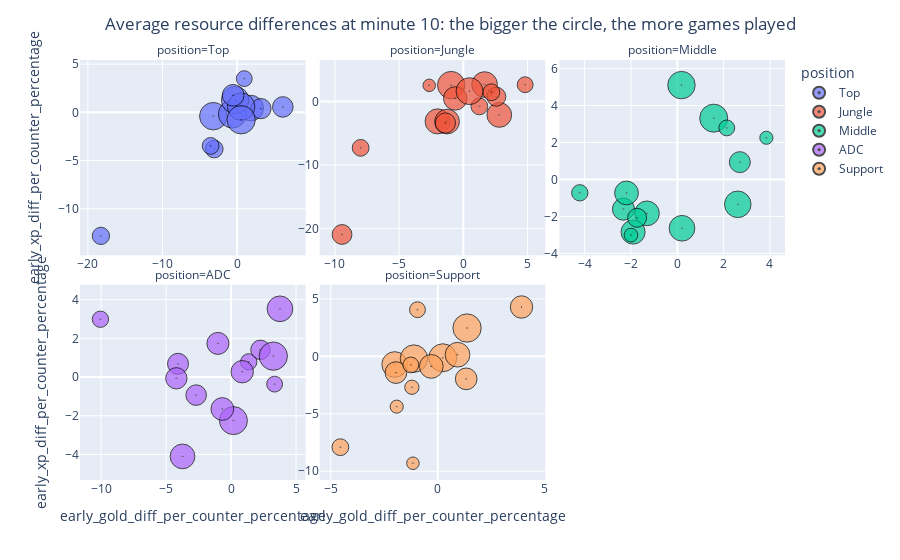

Source (notebook cell):
### Code cell
# Create basic fig
resource_diff_no_dash_fig = px.scatter(agg_all, x="early_gold_diff_per_counter_percentage", y="early_xp_diff_per_counter_percentage",
hover_name = "Player", hover_data=["Team", "games_played", "winrate%", "DPM_per_gold",
"Net_KP_per_gold"], size = "games_played",
facet_col='position', color = 'position', facet_col_wrap = 3,
category_orders = {"position": ["Top", "Jungle", "Middle", "ADC", "Support"]})


resource_diff_no_dash_fig.update_layout(title_text = 'Average resource differences at minute 10: the bigger the circle, the more games played', title_x = 0.5)
resource_diff_no_dash_fig.update_traces(marker=dict(symbol='circle-dot'), line=dict(width=2, color='Black'))
resource_diff_no_dash_fig.update_xaxes(matches=None)
resource_diff_no_dash_fig.for_each_xaxis(lambda xaxis: xaxis.update(showticklabels=True))
resource_diff_no_dash_fig.update_yaxes(matches=None)
resource_diff_no_dash_fig.for_each_yaxis(lambda yaxis: yaxis.update(showticklabels=True))

resource_diff_no_dash_fig.show()

### Figure 1 — Plotly figure (JSON) as saved in the notebook; plotly's stock layout.template omitted (floating-point values rounded to 4 significant figures)
{"data": [{"customdata": [["KT Rolster Challengers", 48, 37.5, 0.9429, 1.694], ["T1 Challengers", 42, 70.31, 1.042, 1.933], ["Hanwha Life Esports Challengers", 50, 51.66, 0.9878, 1.559], ["Fredit BRION Challengers", 19, 42, 1.022, 1.799], ["Fredit BRION Challengers", 20, 45, 0.9258, 1.7], ["Nongshim RedForce Challengers", 48, 50.34, 1.11, 1.99], ["Kwangdong Freecs Challengers", 18, 11, 1.142, 1.754], ["Kwangdong Freecs Challengers", 26, 58.5, 1.019, 1.554], ["DWG KIA Challengers", 27, 30.5, 1.267, 2.135], ["DRX Challengers", 48, 46.75, 0.9658, 1.916], ["Gen.G Challengers", 51, 63.25, 1.049, 1.898], ["Liiv SANDBOX Challengers", 16, 35.5, 0.8691, 1.864], ["Liiv SANDBOX Challengers", 30, 39.25, 1.135, 1.74]], "hovertemplate": "<b>%{hovertext}</b><br><br>position=Top<br>early_gold_diff_per_counter_percentage=%{x}<br>early_xp_diff_per_counter_percentage=%{y}<br>games_played=%{customdata[1]}<br>Team=%{customdata[0]}<br>winrate%=%{customdata[2]}<br>DPM_per_gold=%{customdata[3]}<br>Net_KP_per_gold=%{customdata[4]}<extra></extra>", "hovertext": ["Castle", "Roach", "Riss", "Lukalux", "TaNa", "DnDn", "Trap", "IlllIma", "Chasy", "Clear", "Lonely", "Howling", "Photon"], "legendgroup": "Top", "line": {"color": "Black", "width": 2}, "marker": {"color": "#636efa", "size": [48, 42, 50, 19, 20, 48, 18, 26, 27, 48, 51, 16, 30], "sizemode": "area", "sizeref": 0.1275, "symbol": "circle-dot"}, "mode": "markers", "name": "Top", "orientation": "v", "showlegend": true, "type": "scatter", "x": [-3.197, 1.814, -0.6352, -18.25, -3.075, -0.2701, -3.554, 3.193, 6.116, 0.5291, 0.5351, 0.9516, -0.539], "xaxis": "x4", "y": [-0.395, 0.4437, -0.1752, -12.81, -3.8, 1.276, -3.482, 0.3852, 0.5625, 0.5971, -0.7676, 3.5, 1.773], "yaxis": "y4"}, {"customdata": [["KT Rolster Challengers", 39, 37.5, 0.8301, 3.164], ["T1 Challengers", 42, 70.31, 0.8604, 2.928], ["Hanwha Life Esports Challengers", 40, 52.34, 0.7437, 2.139], ["Hanwha Life Esports Challengers", 10, 40, 0.9248, 2.803], ["Fredit BRION Challengers", 39, 43.5, 0.9551, 2.633], ["Nongshim RedForce Challengers", 25, 40, 0.748, 2.738], ["Nongshim RedForce Challengers", 23, 53, 0.9268, 2.713], ["Kwangdong Freecs Challengers", 18, 11, 0.8032, 3.562], ["Kwangdong Freecs Challengers", 26, 58.5, 0.9419, 2.83], ["DWG KIA Challengers", 18, 33, 0.9658, 2.936], ["DWG KIA Challengers", 18, 39, 0.9409, 2.926], ["DRX Challengers", 48, 46.75, 0.9355, 2.078], ["Gen.G Challengers", 35, 60.34, 0.9521, 3.066], ["Gen.G Challengers", 16, 76.5, 0.8955, 2.635], ["Liiv SANDBOX Challengers", 46, 40.5, 0.9468, 2.836]], "hovertemplate": "<b>%{hovertext}</b><br><br>position=Jungle<br>early_gold_diff_per_counter_percentage=%{x}<br>early_xp_diff_per_counter_percentage=%{y}<br>games_played=%{customdata[1]}<br>Team=%{customdata[0]}<br>winrate%=%{customdata[2]}<br>DPM_per_gold=%{customdata[3]}<br>Net_KP_per_gold=%{customdata[4]}<extra></extra>", "hovertext": ["PangSu", "Mowgli", "CaD", "Willer", "Jin0", "Sylvie", "Juhan", "Burry", "Citrus", "Malrang", "Lucid", "Peach", "YoungJae", "Flawless", "Seize"], "legendgroup": "Jungle", "line": {"color": "Black", "width": 2}, "marker": {"color": "#EF553B", "size": [39, 42, 40, 10, 39, 25, 23, 18, 26, 18, 18, 48, 35, 16, 46], "sizemode": "area", "sizeref": 0.1275, "symbol": "circle-dot"}, "mode": "markers", "name": "Jungle", "orientation": "v", "showlegend": true, "type": "scatter", "x": [2.797, 1.652, -2.007, -2.66, -1.271, -9.448, 2.567, -8, -1.398, 2.18, 1.246, -0.9491, -0.635, 4.811, 0.478], "xaxis": "x5", "y": [-2.116, 2.672, -3.133, 2.54, -3.163, -20.95, 0.7583, -7.3, -3.388, 1.459, -0.7705, 2.583, 0.4864, 2.644, 1.631], "yaxis": "y5"}, {"customdata": [["KT Rolster Challengers", 48, 37.5, 1.153, 1.757], ["T1 Challengers", 42, 70.31, 1.117, 2.129], ["Hanwha Life Esports Challengers", 50, 51.66, 1.216, 2.16], ["Fredit BRION Challengers", 39, 43.5, 1.065, 2.4], ["Nongshim RedForce Challengers", 31, 31.67, 1.166, 2.584], ["Nongshim RedForce Challengers", 17, 59.5, 1.041, 2.451], ["Kwangdong Freecs Challengers", 28, 41.66, 1.085, 2.004], ["DWG KIA Challengers", 36, 36, 1.055, 2.256], ["DRX Challengers", 37, 48.66, 1.071, 1.935], ["DRX Challengers", 11, 45, 0.9775, 2.096], ["Gen.G Challengers", 12, 62.5, 0.9663, 1.788], ["Gen.G Challengers", 23, 60, 0.9092, 2.098], ["Gen.G Challengers", 16, 76.5, 1.078, 2.035], ["Liiv SANDBOX Challengers", 45, 41.25, 1.139, 1.968]], "hovertemplate": "<b>%{hovertext}</b><br><br>position=Middle<br>early_gold_diff_per_counter_percentage=%{x}<br>early_xp_diff_per_counter_percentage=%{y}<br>games_played=%{customdata[1]}<br>Team=%{customdata[0]}<br>winrate%=%{customdata[2]}<br>DPM_per_gold=%{customdata[3]}<br>Net_KP_per_gold=%{customdata[4]}<extra></extra>", "hovertext": ["VicLa", "Mireu", "Mask", "Roamer", "FIESTA", "Bay", "Keine", "Jool", "Eign", "SOLKA", "Dice", "Ophelia", "Karis", "TolanD"], "legendgroup": "Middle", "line": {"color": "Black", "width": 2}, "marker": {"color": "#00cc96", "size": [48, 42, 50, 39, 31, 17, 28, 36, 37, 11, 12, 23, 16, 45], "sizemode": "area", "sizeref": 0.1275, "symbol": "circle-dot"}, "mode": "markers", "name": "Middle", "orientation": "v", "showlegend": true, "type": "scatter", "x": [0.1806, 0.2032, 1.572, -1.309, -2.325, -4.208, 2.7, -2.192, -1.909, 3.845, -2, -1.735, 2.136, 2.611], "xaxis": "x6", "y": [5.104, -2.641, 3.315, -1.835, -1.608, -0.7222, 0.9368, -0.7308, -2.847, 2.255, -3.01, -2.075, 2.788, -1.346], "yaxis": "y6"}, {"customdata": [["KT Rolster Challengers", 17, 29.33, 1.05, 1.835], ["KT Rolster Challengers", 24, 48.5, 1.186, 1.95], ["T1 Challengers", 42, 70.31, 1.025, 1.975], ["Hanwha Life Esports Challengers", 50, 51.66, 1.033, 1.923], ["Fredit BRION Challengers", 39, 43.5, 0.9956, 2.066], ["Nongshim RedForce Challengers", 31, 58.34, 0.8945, 1.938], ["Nongshim RedForce Challengers", 28, 53, 1.035, 2.115], ["Kwangdong Freecs Challengers", 33, 40.34, 1.095, 2.115], ["DWG KIA Challengers", 27, 22, 0.7803, 1.513], ["DRX Challengers", 32, 50, 1.014, 1.999], ["DRX Challengers", 16, 42.5, 1.148, 2.004], ["Gen.G Challengers", 51, 63.25, 1.059, 1.805], ["Liiv SANDBOX Challengers", 29, 40.66, 0.9282, 2.076], ["Liiv SANDBOX Challengers", 17, 27.67, 1.164, 1.547]], "hovertemplate": "<b>%{hovertext}</b><br><br>position=ADC<br>early_gold_diff_per_counter_percentage=%{x}<br>early_xp_diff_per_counter_percentage=%{y}<br>games_played=%{customdata[1]}<br>Team=%{customdata[0]}<br>winrate%=%{customdata[2]}<br>DPM_per_gold=%{customdata[3]}<br>Net_KP_per_gold=%{customdata[4]}<extra></extra>", "hovertext": ["5kid", "HyBriD", "Berserker", "Cheoni", "Bini", "Bull", "vital", "Valkyrie", "Junmin", "Taeyoon", "BAO", "Envyy", "Ice", "KingKong"], "legendgroup": "ADC", "line": {"color": "Black", "width": 2}, "marker": {"color": "#ab63fa", "size": [17, 24, 42, 50, 39, 31, 28, 33, 27, 32, 16, 51, 29, 17], "sizemode": "area", "sizeref": 0.1275, "symbol": "circle-dot"}, "mode": "markers", "name": "ADC", "orientation": "v", "showlegend": true, "type": "scatter", "x": [1.36, 2.258, 3.764, 0.1819, -3.737, -1.012, -4.084, -0.6714, -2.687, 0.8582, 3.352, 3.252, -4.212, -10.06], "xaxis": "x", "y": [0.7867, 1.408, 3.528, -2.25, -4.102, 1.739, 0.6867, -1.651, -0.9328, 0.2766, -0.3662, 1.081, -0.0641, 2.989], "yaxis": "y"}, {"customdata": [["KT Rolster Challengers", 18, 29.5, 1.081, 5.078], ["KT Rolster Challengers", 30, 23.5, 0.9663, 6.277], ["T1 Challengers", 42, 70.31, 0.832, 5.012], ["Hanwha Life Esports Challengers", 50, 51.66, 0.7949, 5.352], ["Fredit BRION Challengers", 39, 43.5, 1.016, 4.523], ["Nongshim RedForce Challengers", 48, 50.34, 0.7583, 4.984], ["Kwangdong Freecs Challengers", 36, 42.34, 0.8208, 5.348], ["DWG KIA Challengers", 10, 11, 0.9146, 1.184], ["DWG KIA Challengers", 11, 16.5, 0.9307, 4.758], ["DWG KIA Challengers", 13, 54, 0.9067, 3.873], ["DRX Challengers", 32, 50, 0.853, 4.496], ["DRX Challengers", 16, 42.5, 1.088, 6.629], ["Gen.G Challengers", 51, 63.25, 0.9072, 5.516], ["Liiv SANDBOX Challengers", 30, 47, 0.9648, 4.637], ["Liiv SANDBOX Challengers", 16, 32.34, 0.7456, 5.703]], "hovertemplate": "<b>%{hovertext}</b><br><br>position=Support<br>early_gold_diff_per_counter_percentage=%{x}<br>early_xp_diff_per_counter_percentage=%{y}<br>games_played=%{customdata[1]}<br>Team=%{customdata[0]}<br>winrate%=%{customdata[2]}<br>DPM_per_gold=%{customdata[3]}<br>Net_KP_per_gold=%{customdata[4]}<extra></extra>", "hovertext": ["Harp", "Rebel", "Asper", "Baut", "JeongHoon", "Yusin", "Minit", "Cow", "Muru", "Bible", "Jun", "Pleata", "Kael", "Kabbie", "Prove"], "legendgroup": "Support", "line": {"color": "Black", "width": 2}, "marker": {"color": "#FFA15A", "size": [18, 30, 42, 50, 39, 48, 36, 10, 11, 13, 32, 16, 51, 30, 16], "sizemode": "area", "sizeref": 0.1275, "symbol": "circle-dot"}, "mode": "markers", "name": "Support", "orientation": "v", "showlegend": true, "type": "scatter", "x": [-4.549, 1.327, -2.013, 0.2331, 0.9216, -1.114, -0.3028, -1.161, -1.918, -1.21, 3.909, -0.9474, 1.366, -1.953, -1.26], "xaxis": "x2", "y": [-7.908, -1.963, -0.7133, -0.1288, 0.1373, -0.1988, -0.8801, -9.304, -4.382, -2.694, 4.29, 4.053, 2.46, -1.418, -0.748], "yaxis": "y2"}], "layout": {"annotations": [{"font": {}, "showarrow": false, "text": "position=ADC", "x": 0.16, "xanchor": "center", "xref": "paper", "y": 0.465, "yanchor": "bottom", "yref": "paper"}, {"font": {}, "showarrow": false, "text": "position=Support", "x": 0.5, "xanchor": "center", "xref": "paper", "y": 0.465, "yanchor": "bottom", "yref": "paper"}, {"font": {}, "showarrow": false, "text": "position=Top", "x": 0.16, "xanchor": "center", "xref": "paper", "y": 1.0, "yanchor": "bottom", "yref": "paper"}, {"font": {}, "showarrow": false, "text": "position=Jungle", "x": 0.5, "xanchor": "center", "xref": "paper", "y": 1.0, "yanchor": "bottom", "yref": "paper"}, {"font": {}, "showarrow": false, "text": "position=Middle", "x": 0.84, "xanchor": "center", "xref": "paper", "y": 1.0, "yanchor": "bottom", "yref": "paper"}], "legend": {"itemsizing": "constant", "title": {"text": "position"}, "tracegroupgap": 0}, "margin": {"t": 60}, "title": {"text": "Average resource differences at minute 10: the bigger the circle, the more games played", "x": 0.5}, "xaxis": {"anchor": "y", "domain": [0, 0.32], "showticklabels": true, "title": {"text": "early_gold_diff_per_counter_percentage"}}, "xaxis2": {"anchor": "y2", "domain": [0.34, 0.66], "showticklabels": true, "title": {"text": "early_gold_diff_per_counter_percentage"}}, "xaxis3": {"anchor": "y3", "domain": [0.68, 1.0], "showticklabels": true, "title": {"text": "early_gold_diff_per_counter_percentage"}}, "xaxis4": {"anchor": "y4", "domain": [0, 0.32], "showticklabels": true}, "xaxis5": {"anchor": "y5", "domain": [0.34, 0.66], "showticklabels": true}, "xaxis6": {"anchor": "y6", "domain": [0.68, 1.0], "showticklabels": true}, "yaxis": {"anchor": "x", "domain": [0, 0.465], "showticklabels": true, "title": {"text": "early_xp_diff_per_counter_percentage"}}, "yaxis2": {"anchor": "x2", "domain": [0, 0.465], "showticklabels": true}, "yaxis3": {"anchor": "x3", "domain": [0, 0.465], "showticklabels": true}, "yaxis4": {"anchor": "x4", "domain": [0.535, 1.0], "showticklabels": true, "title": {"text": "early_xp_diff_per_counter_percentage"}}, "yaxis5": {"anchor": "x5", "domain": [0.535, 1.0], "showticklabels": true}, "yaxis6": {"anchor": "x6", "domain": [0.535, 1.0], "showticklabels": true}}}
